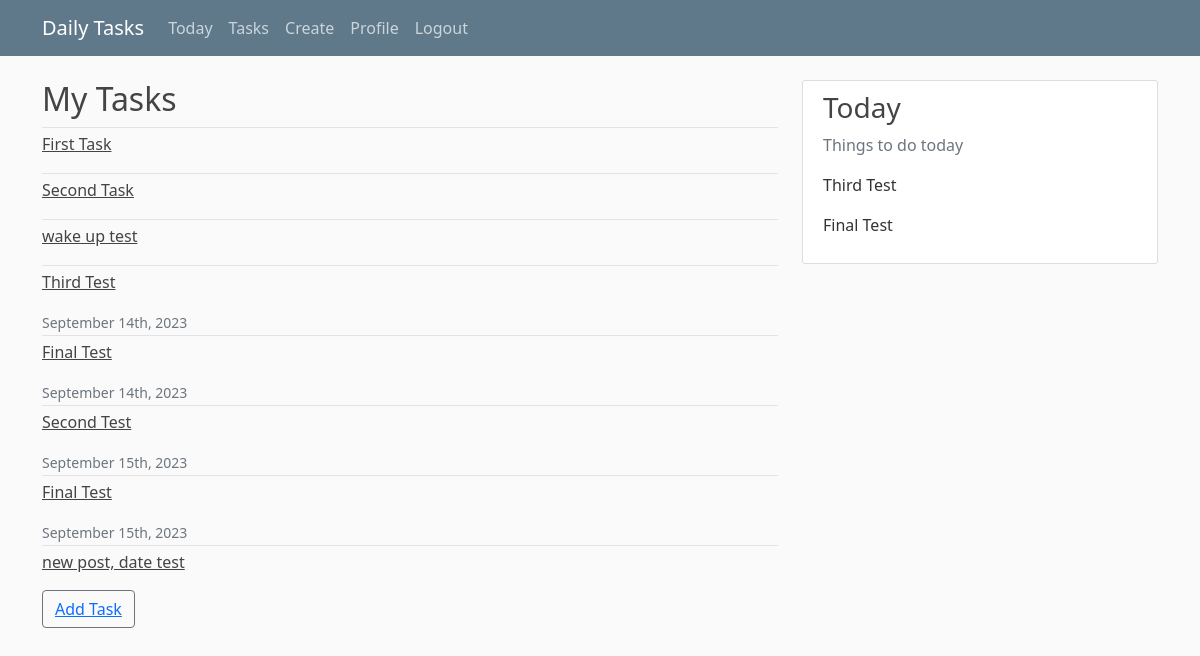
Page /tasks/ (signed in) on the committed database.
### calendar_app/models.py (models this page shows, shortened)
class Post(models.Model):
    task = models.TextField()
    date_due = models.DateField(default=timezone.now)
    author = models.ForeignKey(User, on_delete=models.CASCADE)

### calendar_app/views.py (the view)
# urls.py: path('tasks/', TaskListView.as_view(), name='calendar-tasks'),
class TaskListView(LoginRequiredMixin, ListView):
    model = Post
    template_name = 'calendar_app/tasks.html'
    context_object_name = 'posts'
    ordering = ['date_due']
    def get_context_data(self, **kwargs):
        context = super().get_context_data(**kwargs)
        context['filtered_posts'] = Post.objects.filter(date_due=date.today())
        return context

### calendar_app/templates/calendar_app/tasks.html (shortened to what this page needs)
{% extends "calendar_app/base.html" %}
{% load static %}
{% block content %}
    <h2>My Tasks</h2>
        {% for post in posts %}
            <article class=""media content-section>
                <div class="media-body">
                    <div class="article-metadata" id="task-list">
                    </div>
                <p><a class="article-title" href="{% url 'task-detail' post.id %}">{{ post.task }}</a></p>
                <small class="text-muted">{{ post.date_due|date:"F jS, Y" }}</small>
                </div>
            </article>
        {% endfor %}
    <button class="btn btn-outline-secondary"><a href="{% url 'task-create' %}">Add Task</a></button>
{% endblock content %}

### calendar_app/templates/calendar_app/base.html (shortened to what this page needs)
{% load static %}
<!DOCTYPE html>
<html lang="en">
<head>
    <link href="https://cdn.jsdelivr.net/npm/bootstrap@5.0.2/dist/css/bootstrap.min.css" rel="stylesheet">
    <link rel="stylesheet" href="{% static 'calendar_app/css/main.css' %}">
</head>
<body>
<header class="site-header">
    <nav class="navbar navbar-expand-md navbar-dark bg-steel fixed-top">
        <div class="container">
            <a class="navbar-brand mr-4" href="{% url 'calendar-home'%}">Daily Tasks</a>
            <div class="collapse navbar-collapse" id="navbarToggle">
                <div class="navbar-nav mr-auto">
                    <a class="nav-item nav-link" href="{% url 'calendar-home'%}">Today</a>
                    <a class="nav-item nav-link" href="{% url 'calendar-tasks'%}">Tasks</a>
                </div>
                <div class="navbar-nav">
                    {% if user.is_authenticated %}
                        <a class="nav-item nav-link" href="{% url 'task-create' %}">Create</a>
                        <a class="nav-item nav-link" href="{% url 'profile' %}">Profile</a>
                        <a class="nav-item nav-link" href="{% url 'logout' %}">Logout</a>
                    {% else %}
                        <a class="nav-item nav-link" href="{% url 'login' %}">Login</a>
                        <a class="nav-item nav-link" href="{% url 'register'%}">Register</a>
                    {% endif %}
                </div>
            </div>
        </div>
    </nav>
</header>
<main role="main" class="container">
    <div class="row">
        <div class="col-md-8">
        {% block content %}{% endblock %}
        </div>
        <div class="col-md-4">
        <div class="content-section">
            <h3>Today</h3>
            <p class='text-muted'>Things to do today</p>
                {% for today_post in filtered_posts %}
                    <p>{{ today_post.task }}</p>
                {% empty %}
                    <p>No tasks for today</p>
                {% endfor %}
        </div>
        </div>
    </div>
</main>
</body>
</html>

### calendar_app/static/calendar_app/css/main.css (style rules this page uses)
body { background: #fafafa; color: #333333; margin-top: 5rem; }
h1, h2, h3, h4, h5, h6 { color: #444444; }
.bg-steel { background-color: #5f788a; }
.site-header .navbar-nav .nav-link { color: #cbd5db; }
.content-section { background: #ffffff; padding: 10px 20px; border: 1px solid #dddddd; border-radius: 3px; margin-bottom: 20px; }
.article-title { color: #444444; }
.article-metadata { padding-bottom: 1px; margin-bottom: 4px; border-bottom: 1px solid #e3e3e3 }

### rows in the picture
Post: task "First Task"
Post: task "Second Task"
Post: task "wake up test"
Post: task "Third Test", date_due "September 14th, 2023"
Post: task "Final Test", date_due "September 14th, 2023"
Post: task "Second Test", date_due "September 15th, 2023"
Post: task "Final Test", date_due "September 15th, 2023"
Post: task "new post, date test"
